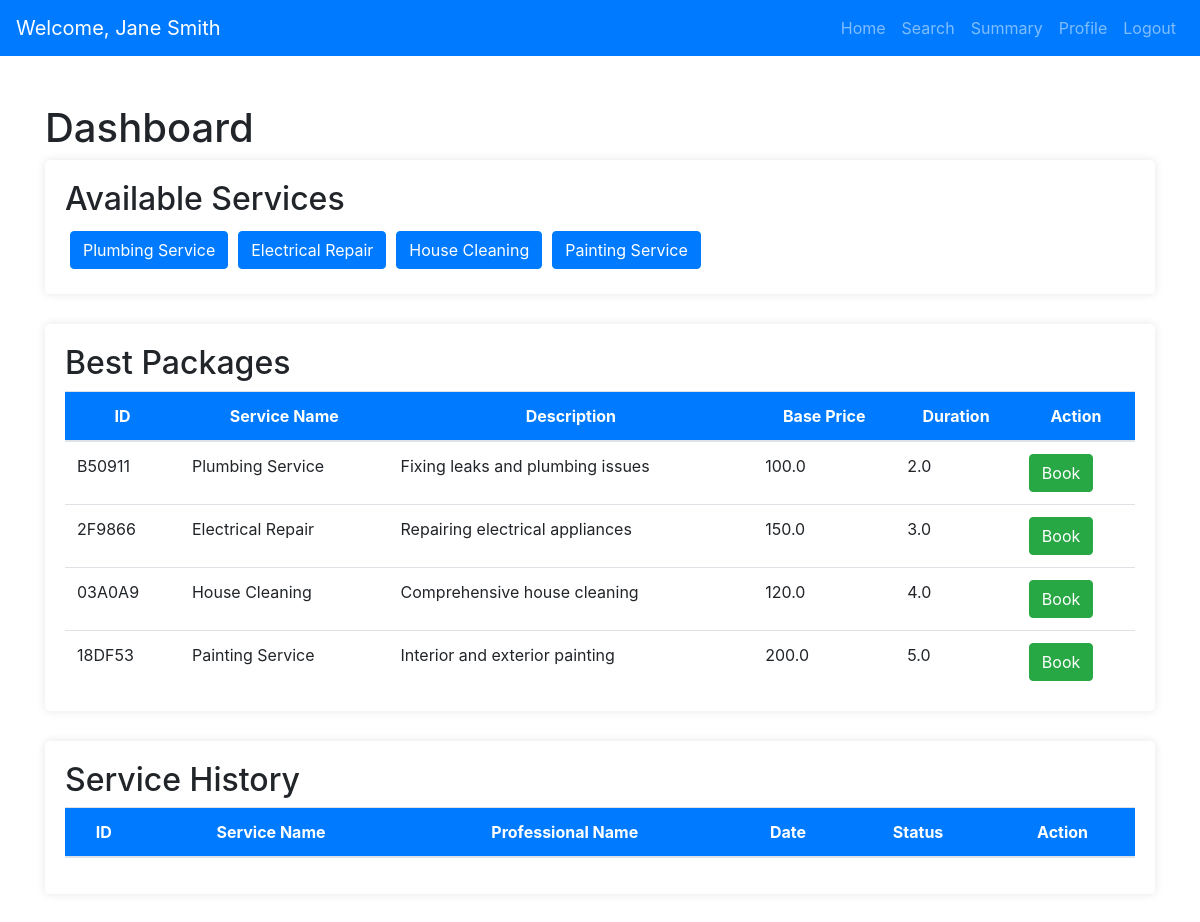
The app's page /customer_dashboard (signed in), older data.
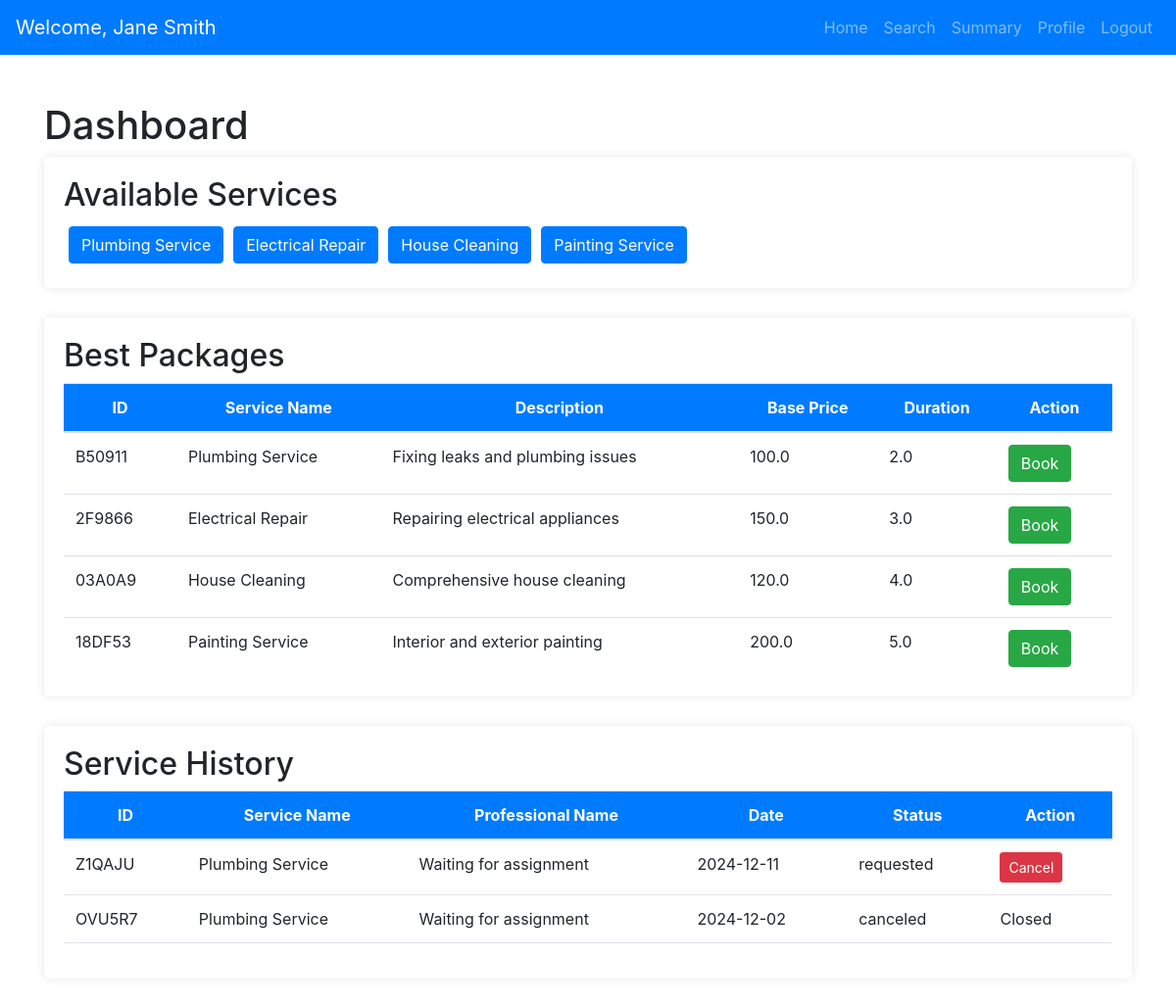
The same page, newer data.
### models.py (models this page shows, shortened)
class User(db.Model):
    __tablename__ = 'users'
    id = db.Column(db.String(6), primary_key=True, default=generate_unique_id, unique=True)
    name = db.Column(db.String(150), nullable=False)
    email = db.Column(db.String(150), unique=True, nullable=False)
    _password = db.Column("password", db.String(500), nullable=False)
    address = db.Column(db.String(300), nullable=True)
    pincode = db.Column(db.String(10), nullable=True)
    phone_number = db.Column(db.String(15), nullable=True)
    role = db.Column(db.String(50), nullable=False)  # Customer or Professional
    __mapper_args__ = {
    'polymorphic_identity': 'user',
    'polymorphic_on': role,  # This allows loading unknown roles without crashing
    }
    @property
    def password(self):
        raise AttributeError("Password is not readable!")
    @password.setter
    def password(self, password):
        self._password = generate_password_hash(password, method="pbkdf2:sha256")

class Service(db.Model):
    __tablename__ = 'services'
    id = db.Column(db.String(6), primary_key=True, default=generate_unique_id, unique=True)
    service_name = db.Column(db.String(100), nullable=False)
    service_description = db.Column(db.Text, nullable=True)
    price = db.Column(db.Float, nullable=False)
    duration = db.Column(db.Float, nullable=True)  # Use Float if you need fractional hours # Add duration (only date) column
    requests = db.relationship('Request', back_populates='service', lazy=True, passive_deletes=True)

class Request(db.Model):
    __tablename__ = 'requests'
    id = db.Column(db.String(6), primary_key=True, default=generate_unique_id, unique=True)
    customer_id = db.Column(db.String(6), db.ForeignKey('customers.id'), nullable=False)
    professional_id = db.Column(db.String(6), db.ForeignKey('professionals.id'), nullable=True)
    service_id = db.Column(db.String(6), db.ForeignKey('services.id', ondelete="SET NULL"), nullable=True)
    status = db.Column(db.String(50), nullable=False)
    request_date = db.Column(db.Date, nullable=False)
    completion_date = db.Column(db.DateTime, nullable=True)
    rejected_by = db.Column(SQLiteJSON, default=list)
    fee = db.Column(db.Float, nullable=True)
    professional = db.relationship('Professional', backref='requests')
    service = db.relationship('Service', back_populates='requests')
    customer = db.relationship('Customer', backref='requests')
    feedbacks = db.relationship('Feedback', back_populates='request', lazy=True)

### app.py (the view)
@app.route('/customer_dashboard', methods=['GET', 'POST'])
def customer_dashboard():
    customer_id = session.get('user_id')
    customer = User.query.get(customer_id)
    available_services = Service.query.all()
    selected_service_name = request.args.get('service_name', None)
    if selected_service_name:
        best_packages = Service.query.filter_by(service_name=selected_service_name).all()
    else:
        best_packages = Service.query.all()
    service_history = Request.query.filter_by(customer_id=customer_id).order_by(Request.request_date.desc()).all()
    return render_template(
        'customer/customer_dashboard.html',
        customer=customer,
        available_services=available_services,
        best_packages=best_packages,
        service_history=service_history,
        selected_service_name=selected_service_name,
        request=request  # Add this line to pass the request object
    )

### templates/customer/customer_dashboard.html (shortened to what this page needs)
<!DOCTYPE html>
<html lang="en">
<head>
    <link href="https://stackpath.bootstrapcdn.com/bootstrap/4.5.2/css/bootstrap.min.css" rel="stylesheet">
</head>
<body>
    {% extends 'base.html' %}
    {% block navbar %}
        {% include 'navbars/customer_navbar.html' %}
    {% endblock %}
    {% block content %}
    <div class="container mt-5">
        <h1>Dashboard</h1>
        <div class="container-box">
            <h2>Available Services</h2>
            <div class="d-flex flex-wrap">
                {% for service in available_services %}
                <a href="{{ url_for('customer_dashboard', service_name=service.service_name) }}" class="btn btn-primary btn-service">
                    {{ service.service_name }}
                </a>
                {% endfor %}
            </div>
        </div>
        <div class="container-box">
            <h2>Best Packages {% if selected_service_name %} - {{ selected_service_name }} {% endif %}</h2>
            <div class="table-container">
                <table class="table table-hover">
                    <thead>
                        <tr>
                            <th>ID</th>
                            <th>Service Name</th>
                            <th>Description</th>
                            <th>Base Price</th>
                            <th>Duration</th>
                            <th>Action</th>
                        </tr>
                    </thead>
                    <tbody>
                        {% for service in best_packages %}
                        <tr>
                            <td>{{ service.id }}</td>
                            <td>{{ service.service_name }}</td>
                            <td>{{ service.service_description }}</td>
                            <td>{{ service.price }}</td>
                            <td>{{ service.duration }}</td>
                            <td>
                                <button type="button" class="btn btn-success" data-toggle="modal" data-target="#bookServiceModal"
                                        data-service-id="{{ service.id }}" data-service-name="{{ service.service_name }}"
                                        data-description="{{ service.service_description }}" data-base-price="{{ service.price }}"
                                        data-duration="{{ service.duration }}">
                                    Book
                                </button>
                            </td>
                        </tr>
                        {% endfor %}
                    </tbody>
                </table>
            </div>
        </div>
        <div class="container-box">
            <h2>Service History</h2>
            <div class="table-container">
                <table class="table table-hover">
                    <thead>
                        <tr>
                            <th>ID</th>
                            <th>Service Name</th>
                            <th>Professional Name</th>
                            <th>Date</th>
                            <th>Status</th>
                            <th>Action</th>
                        </tr>
                    </thead>
                    <tbody>
                        {% for request in service_history %}
                        <tr>
                            <td>{{ request.id }}</td>
                            <td>{{ request.service.service_name }}</td>
                            <td>{{ request.professional.name if request.professional else 'Waiting for assignment' }}</td>
                            <td>{{ request.request_date }}</td>
                            <td>{{ request.status }}</td>
                            <td>
                                {% if request.status in ['requested', 'pending'] %}
                                <form method="POST" action="{{ url_for('cancel_service', id=request.id) }}" style="display:inline;">
                                    <button type="submit" class="btn btn-danger btn-sm">Cancel</button>
                                </form>
                                {% else %}
                                Closed
                                {% endif %}
                            </td>
                        </tr>
                        {% endfor %}
                    </tbody>
                </table>
            </div>
        </div>
    </div>
    {% include 'customer/book_service.html' %}
    {% include 'customer/review.html' %}
    {% endblock %}

### templates/base.html (shortened to what this page needs)
<!DOCTYPE html>
<html lang="en">
<head>
  <link href="https://cdn.jsdelivr.net/npm/bootstrap@5.3.0-alpha1/dist/css/bootstrap.min.css" rel="stylesheet">
</head>
<body>
  {% block navbar %}{% endblock %}
  <div>
    {% block content %}{% endblock %}
  </div>
</body>
</html>

### templates/navbars/customer_navbar.html (shortened to what this page needs)
<!DOCTYPE html>
<html lang="en">
<head>
    <link href="https://stackpath.bootstrapcdn.com/bootstrap/4.5.2/css/bootstrap.min.css" rel="stylesheet">
</head>
<body>
    <nav class="navbar navbar-expand-lg navbar-dark bg-primary">
        <a class="navbar-brand" href="{{ url_for('customer_dashboard') }}">Welcome, {{ customer.name }}</a>
        <div class="collapse navbar-collapse" id="navbarNav">
            <ul class="navbar-nav ml-auto">
                <li class="nav-item"><a class="nav-link" href="{{ url_for('customer_dashboard') }}">Home</a></li>
              <li class="nav-item"><a class="nav-link" href="{{ url_for('customer_search') }}">Search</a></li>
              <li class="nav-item"><a class="nav-link" href="{{ url_for('customer_summary') }}">Summary</a></li>
              <li class="nav-item"><a class="nav-link" href="{{ url_for('customer_profile') }}">Profile</a>
              </li>
              <li class="nav-item"><a class="nav-link" href="{{ url_for('logout') }}">Logout</a></li>
            </ul>
        </div>
    </nav>
</body>
</html>

### templates/customer/book_service.html (shortened to what this page needs)
<!DOCTYPE html>
<html lang="en">
<head>
    <link href="https://stackpath.bootstrapcdn.com/bootstrap/4.5.2/css/bootstrap.min.css" rel="stylesheet">
</head>
<body>
</body>
</html>

### templates/customer/review.html (shortened to what this page needs)
<!DOCTYPE html>
<html lang="en">
<head>
</head>
<body>
</body>
</html>

### templates/customer/customer_dashboard.html (style rules this page uses)
body { font-family: Arial, sans-serif; background-color: #f7f8fc; }
.container-box { background-color: #ffffff; padding: 20px; border-radius: 5px; box-shadow: 0 0 10px rgba(0, 0, 0, 0.1); margin-bottom: 30px; }
.btn-service { font-size: 16px; margin: 5px; padding: 10px 20px; border-radius: 5px; }
.table-container { overflow-y: auto; max-height: 300px; }
table th { background-color: #007bff !important; color: white !important; position: sticky; top: 0; z-index: 2; text-align: center; }

### templates/customer/book_service.html (style rules this page uses)
.btn-primary { background-color: #007bff; border-color: #007bff; }

Row changes from the older to the newer data that the page shows:
added Request: id "Z1QAJU", service.service_name "Plumbing Service", professional "Waiting for assignment", request_date "2024-12-11", status "requested"
added Request: id "OVU5R7", service.service_name "Plumbing Service", professional "Waiting for assignment", request_date "2024-12-02", status "canceled", shows "Closed"
